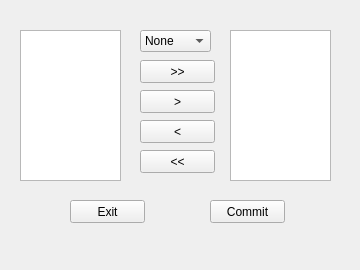
<?xml version="1.0" encoding="UTF-8"?>
<ui version="4.0">
 <class>InterfacesVlanEdit</class>
 <widget class="QMainWindow" name="InterfacesVlanEdit">
  <property name="geometry">
   <rect>
    <x>0</x>
    <y>0</y>
    <width>360</width>
    <height>270</height>
   </rect>
  </property>
  <property name="minimumSize">
   <size>
    <width>360</width>
    <height>270</height>
   </size>
  </property>
  <property name="maximumSize">
   <size>
    <width>360</width>
    <height>270</height>
   </size>
  </property>
  <property name="windowTitle">
   <string>MainWindow</string>
  </property>
  <widget class="QWidget" name="centralwidget">
   <widget class="QListWidget" name="allZonesList">
    <property name="geometry">
     <rect>
      <x>20</x>
      <y>30</y>
      <width>101</width>
      <height>151</height>
     </rect>
    </property>
   </widget>
   <widget class="QPushButton" name="dragOneRightBrn">
    <property name="geometry">
     <rect>
      <x>140</x>
      <y>90</y>
      <width>75</width>
      <height>23</height>
     </rect>
    </property>
    <property name="text">
     <string>&gt;</string>
    </property>
   </widget>
   <widget class="QPushButton" name="dragOneLeftBrn">
    <property name="geometry">
     <rect>
      <x>140</x>
      <y>120</y>
      <width>75</width>
      <height>23</height>
     </rect>
    </property>
    <property name="text">
     <string>&lt;</string>
    </property>
   </widget>
   <widget class="QComboBox" name="mode">
    <property name="geometry">
     <rect>
      <x>140</x>
      <y>30</y>
      <width>71</width>
      <height>22</height>
     </rect>
    </property>
    <property name="editable">
     <bool>false</bool>
    </property>
    <item>
     <property name="text">
      <string>None</string>
     </property>
    </item>
    <item>
     <property name="text">
      <string>Access</string>
     </property>
    </item>
    <item>
     <property name="text">
      <string>Trunk</string>
     </property>
    </item>
   </widget>
   <widget class="QListWidget" name="selectedZonesList">
    <property name="geometry">
     <rect>
      <x>230</x>
      <y>30</y>
      <width>101</width>
      <height>151</height>
     </rect>
    </property>
   </widget>
   <widget class="QPushButton" name="exitBtn">
    <property name="geometry">
     <rect>
      <x>70</x>
      <y>200</y>
      <width>75</width>
      <height>23</height>
     </rect>
    </property>
    <property name="text">
     <string>Exit</string>
    </property>
   </widget>
   <widget class="QPushButton" name="commitBtn">
    <property name="geometry">
     <rect>
      <x>210</x>
      <y>200</y>
      <width>75</width>
      <height>23</height>
     </rect>
    </property>
    <property name="text">
     <string>Commit</string>
    </property>
   </widget>
   <widget class="QPushButton" name="dragAllRightBtn">
    <property name="geometry">
     <rect>
      <x>140</x>
      <y>60</y>
      <width>75</width>
      <height>23</height>
     </rect>
    </property>
    <property name="text">
     <string>&gt;&gt;</string>
    </property>
   </widget>
   <widget class="QPushButton" name="dragAllLeftBtn">
    <property name="geometry">
     <rect>
      <x>140</x>
      <y>150</y>
      <width>75</width>
      <height>23</height>
     </rect>
    </property>
    <property name="text">
     <string>&lt;&lt;</string>
    </property>
   </widget>
  </widget>
 </widget>
 <resources/>
 <connections/>
</ui>
